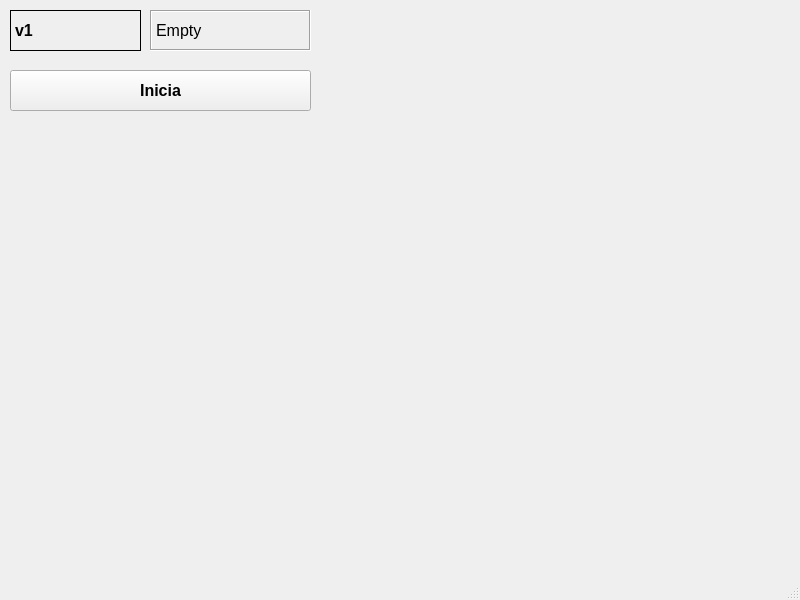
<?xml version="1.0" encoding="UTF-8"?>
<ui version="4.0">
 <class>MainWindow</class>
 <widget class="QMainWindow" name="MainWindow">
  <property name="geometry">
   <rect>
    <x>0</x>
    <y>0</y>
    <width>800</width>
    <height>600</height>
   </rect>
  </property>
  <property name="windowTitle">
   <string>MainWindow</string>
  </property>
  <widget class="QWidget" name="centralwidget">
   <widget class="QLabel" name="label_fre_vx">
    <property name="geometry">
     <rect>
      <x>150</x>
      <y>10</y>
      <width>161</width>
      <height>41</height>
     </rect>
    </property>
    <property name="font">
     <font>
      <pointsize>12</pointsize>
     </font>
    </property>
    <property name="frameShape">
     <enum>QFrame::Box</enum>
    </property>
    <property name="frameShadow">
     <enum>QFrame::Sunken</enum>
    </property>
    <property name="text">
     <string>Empty</string>
    </property>
   </widget>
   <widget class="PlotWidget" name="widget_fre_plot" native="true">
    <property name="geometry">
     <rect>
      <x>320</x>
      <y>10</y>
      <width>421</width>
      <height>421</height>
     </rect>
    </property>
    <property name="mouseTracking">
     <bool>false</bool>
    </property>
   </widget>
   <widget class="QPushButton" name="button_fre_fase">
    <property name="geometry">
     <rect>
      <x>10</x>
      <y>70</y>
      <width>301</width>
      <height>41</height>
     </rect>
    </property>
    <property name="font">
     <font>
      <pointsize>12</pointsize>
      <weight>75</weight>
      <bold>true</bold>
     </font>
    </property>
    <property name="text">
     <string>Inicia</string>
    </property>
   </widget>
   <widget class="QLabel" name="label_fre_1">
    <property name="geometry">
     <rect>
      <x>10</x>
      <y>10</y>
      <width>131</width>
      <height>41</height>
     </rect>
    </property>
    <property name="font">
     <font>
      <pointsize>12</pointsize>
      <weight>75</weight>
      <bold>true</bold>
     </font>
    </property>
    <property name="frameShape">
     <enum>QFrame::Box</enum>
    </property>
    <property name="text">
     <string>v1</string>
    </property>
   </widget>
  </widget>
  <widget class="QMenuBar" name="menubar">
   <property name="geometry">
    <rect>
     <x>0</x>
     <y>0</y>
     <width>800</width>
     <height>21</height>
    </rect>
   </property>
  </widget>
  <widget class="QStatusBar" name="statusbar"/>
 </widget>
 <customwidgets>
  <customwidget>
   <class>PlotWidget</class>
   <extends>QWidget</extends>
   <header>pyqtgraph</header>
   <container>1</container>
  </customwidget>
 </customwidgets>
 <resources/>
 <connections/>
</ui>
